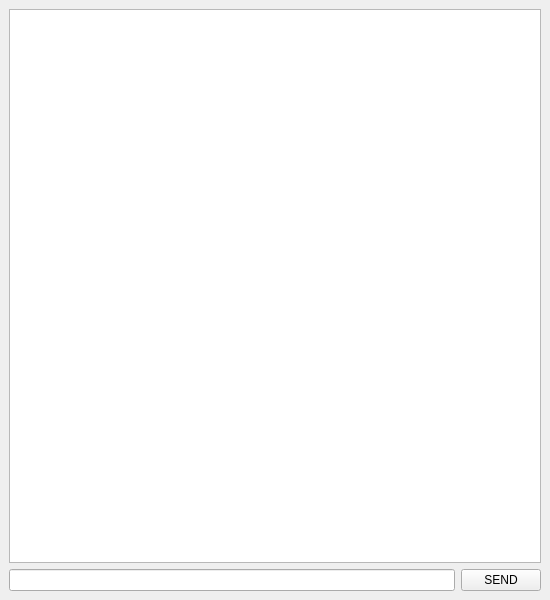
<?xml version="1.0" encoding="UTF-8"?>
<ui version="4.0">
 <class>Chat</class>
 <widget class="QMainWindow" name="Chat">
  <property name="geometry">
   <rect>
    <x>0</x>
    <y>0</y>
    <width>550</width>
    <height>600</height>
   </rect>
  </property>
  <property name="minimumSize">
   <size>
    <width>550</width>
    <height>600</height>
   </size>
  </property>
  <property name="windowTitle">
   <string>Chat</string>
  </property>
  <widget class="QWidget" name="centralwidget">
   <property name="sizePolicy">
    <sizepolicy hsizetype="MinimumExpanding" vsizetype="MinimumExpanding">
     <horstretch>0</horstretch>
     <verstretch>0</verstretch>
    </sizepolicy>
   </property>
   <layout class="QGridLayout" name="gridLayout">
    <item row="1" column="1">
     <widget class="QPushButton" name="pbSend">
      <property name="minimumSize">
       <size>
        <width>80</width>
        <height>0</height>
       </size>
      </property>
      <property name="maximumSize">
       <size>
        <width>16777215</width>
        <height>50</height>
       </size>
      </property>
      <property name="text">
       <string>SEND</string>
      </property>
     </widget>
    </item>
    <item row="0" column="0" colspan="2">
     <widget class="QTextBrowser" name="tbChatView">
      <property name="minimumSize">
       <size>
        <width>480</width>
        <height>500</height>
       </size>
      </property>
     </widget>
    </item>
    <item row="1" column="0">
     <widget class="QLineEdit" name="leUserChat">
      <property name="minimumSize">
       <size>
        <width>400</width>
        <height>0</height>
       </size>
      </property>
     </widget>
    </item>
   </layout>
  </widget>
  <widget class="QMenuBar" name="menubar">
   <property name="geometry">
    <rect>
     <x>0</x>
     <y>0</y>
     <width>550</width>
     <height>22</height>
    </rect>
   </property>
  </widget>
 </widget>
 <resources/>
 <connections/>
</ui>
